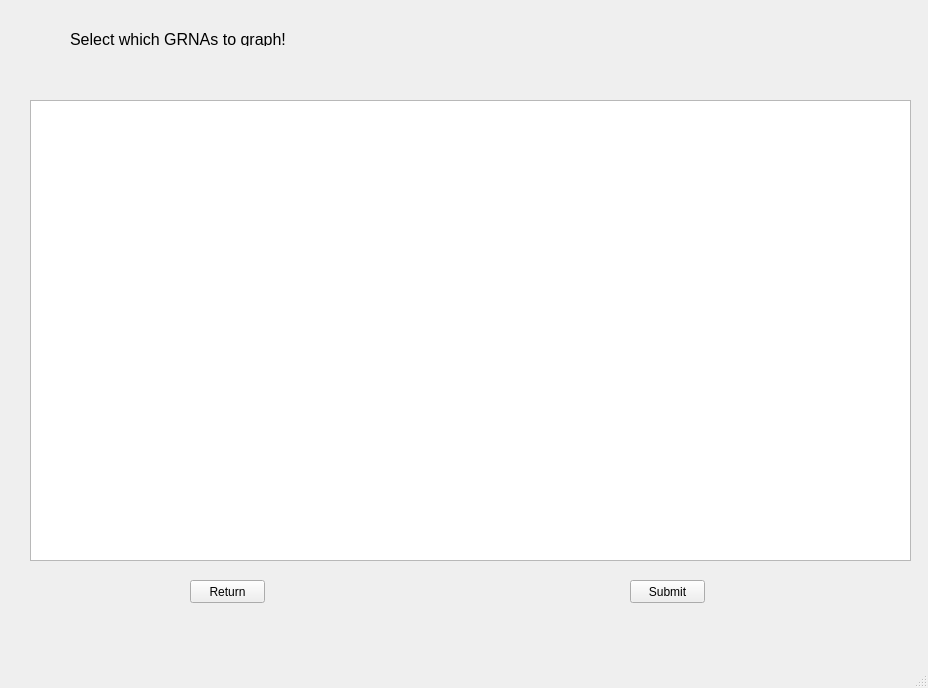
<?xml version="1.0" encoding="UTF-8"?>
<ui version="4.0">
 <class>MainWindow</class>
 <widget class="QMainWindow" name="MainWindow">
  <property name="geometry">
   <rect>
    <x>0</x>
    <y>0</y>
    <width>928</width>
    <height>688</height>
   </rect>
  </property>
  <property name="windowTitle">
   <string>MainWindow</string>
  </property>
  <widget class="QWidget" name="centralwidget">
   <widget class="QPushButton" name="return_button">
    <property name="geometry">
     <rect>
      <x>190</x>
      <y>580</y>
      <width>75</width>
      <height>23</height>
     </rect>
    </property>
    <property name="text">
     <string>Return</string>
    </property>
   </widget>
   <widget class="QPushButton" name="submit_button">
    <property name="geometry">
     <rect>
      <x>630</x>
      <y>580</y>
      <width>75</width>
      <height>23</height>
     </rect>
    </property>
    <property name="text">
     <string>Submit</string>
    </property>
   </widget>
   <widget class="QLabel" name="label">
    <property name="geometry">
     <rect>
      <x>70</x>
      <y>30</y>
      <width>651</width>
      <height>16</height>
     </rect>
    </property>
    <property name="text">
     <string>&lt;html&gt;&lt;head/&gt;&lt;body&gt;&lt;p&gt;&lt;span style=&quot; font-size:12pt;&quot;&gt;Select which GRNAs to graph!&lt;/span&gt;&lt;/p&gt;&lt;/body&gt;&lt;/html&gt;</string>
    </property>
   </widget>
   <widget class="QTableWidget" name="grna_table">
    <property name="geometry">
     <rect>
      <x>30</x>
      <y>100</y>
      <width>881</width>
      <height>461</height>
     </rect>
    </property>
    <property name="toolTip">
     <string>&lt;html&gt;&lt;head/&gt;&lt;body&gt;&lt;p&gt;Select which specific GRNAs you want to graph by clicking on them!&lt;/p&gt;&lt;/body&gt;&lt;/html&gt;</string>
    </property>
   </widget>
  </widget>
  <widget class="QMenuBar" name="menubar">
   <property name="geometry">
    <rect>
     <x>0</x>
     <y>0</y>
     <width>928</width>
     <height>22</height>
    </rect>
   </property>
  </widget>
  <widget class="QStatusBar" name="statusbar"/>
 </widget>
 <resources/>
 <connections/>
</ui>
